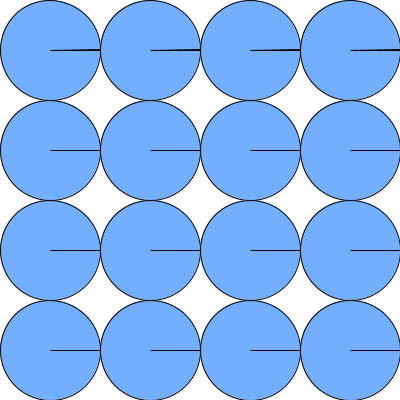
Frame 1 (no input)
Frame 60 (the mouse pressed at the canvas centre just before this capture): identical to frame 1, image omitted
Frame 120 (the mouse held since frame 60 and released just before this capture): blank canvas, image omitted

The Processing sketch that drew this single still picture (run headless with seeded random() and noise(); from frame 60 on, the mouse is pressed at the canvas centre):

// Processing sketch: week02_1_pacman_radians_mouseX
// ── week02_1_pacman_radians_mouseX.pde
// File_Preferences, 字型放大
// week02_1_pacman_radians_mouseX
void setup(){
  size(400,400);
}
void draw(){
  background(255);
  fill(#74AFFF); //填充藍色
  float a = radians(mouseX); //radians 角度單位
  for(int x=0; x<400; x+=100){
    for(int y=0; y<400; y+=100){
      arc(x+50, y+50, 100, 100, 0+a, PI*2-a, PIE); //改畫弧度
      //X座標，Y，寬，高，開始，結束，蘋果派的畫法
    }
  }
}
